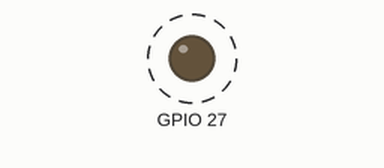
This program was run on a simulated Raspberry Pi (BCM pin numbers). Parts: output pins drawn as LEDs (lit = HIGH). Dashed ring = blinking. At 9.0 s the program stops and its outputs stay as they are.

Above: at 0.3 s.
Timing chart, 0 to 3.0 s (numbered marks = the images above):
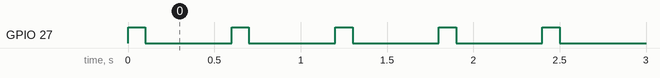

Measured:
- by itself, GPIO 27: alternates HIGH for 0.10 s and LOW for 0.50 s, 30 changes in all, then stays LOW

The program:

blink.py
```python
#EJEMPLO DE BLINKING CON RASPBERRY PI
#Escrito por Gl4r3
import RPi.GPIO as GPIO #importamos la libreria y cambiamos su nombre por "GPIO"
import time #necesario para los delays

#establecemos el sistema de numeracion que queramos, en mi caso BCM
GPIO.setmode(GPIO.BCM)

#configuramos el pin GPIO17 como una salida
GPIO.setup(27, GPIO.OUT)

#encendemos y apagamos el led 5 veces
for i in range(0,15):

    GPIO.output(27, GPIO.HIGH)
    time.sleep(0.1)
    GPIO.output(27, GPIO.LOW)
    time.sleep(0.5)

GPIO.cleanup()  #devuelve los pines a su estado inicial
```
